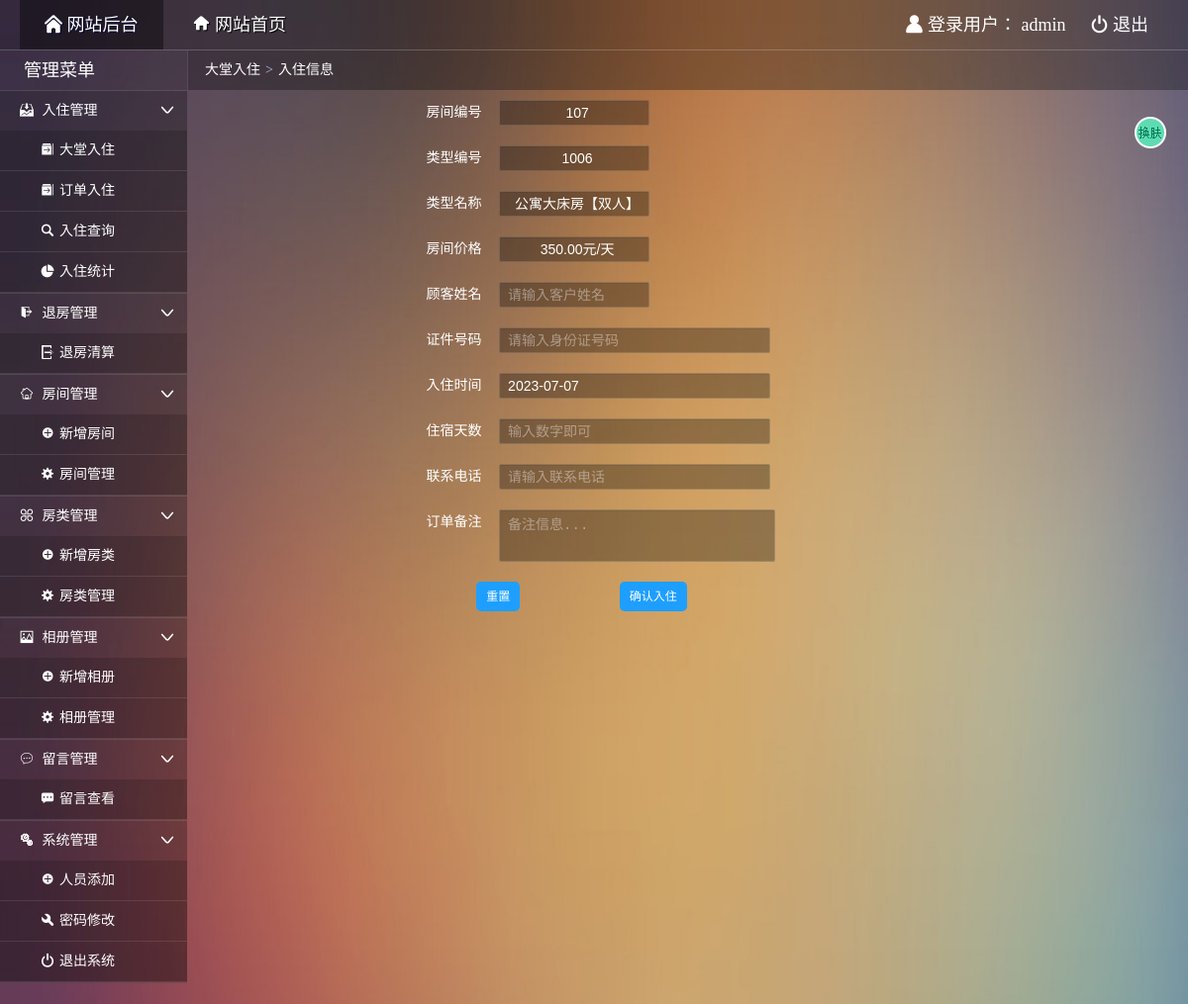
Page /admin/admin_order.php?orid=107 (signed in) on the committed database.
### tables this page shows
CREATE TABLE `room` (
  `roomid` varchar(4) NOT NULL COMMENT '房间编号',
  `typeid` int NOT NULL COMMENT '类型标识',
  `status` char(1) NOT NULL COMMENT '是否入住',
  `remarks` varchar(500) DEFAULT NULL COMMENT '房间描述',
  `pic` varchar(100) NOT NULL COMMENT '房间图片',
  PRIMARY KEY (`roomid`),
  UNIQUE KEY `roomid` (`roomid`),
  KEY `FK_ROOM_TYPE` (`typeid`),
  CONSTRAINT `FK_ROOM_TYPE` FOREIGN KEY (`typeid`) REFERENCES `roomtype` (`typeid`)
);

CREATE TABLE `roomtype` (
  `typeid` int NOT NULL AUTO_INCREMENT COMMENT '类型标识',
  `typename` varchar(20) NOT NULL COMMENT '类型名称',
  `area` varchar(2) NOT NULL COMMENT '房间面积',
  `hasNet` char(1) NOT NULL DEFAULT '有' COMMENT '网络',
  `hasTV` char(1) NOT NULL DEFAULT '有' COMMENT '有线电视',
  `price` decimal(8,2) NOT NULL COMMENT '价格',
  `totalnum` int NOT NULL COMMENT '房间数量',
  `leftnum` int NOT NULL COMMENT '剩余数量',
  PRIMARY KEY (`typeid`)
);

### admin/admin_order.php (the view, shortened to what this page needs)
<!doctype html>
<html>
<head>
  <link rel="stylesheet" type="text/css" href="css/common.css"/>
  <link rel="stylesheet" type="text/css" href="css/main.css"/>
</head>
<body>
  <div class="topbar-wrap white">
    <div class="topbar-inner clearfix">
      <div class="topbar-logo-wrap clearfix">
        <ul class="navbar-list clearfix">
          <li><a class="on" href="admin_index.php"><i class="icon-font">&#xe622;</i> 网站后台</a></li>
          <li><a href="../index.php" target="_blank"><i class="icon-font">&#xe681;</i> 网站首页</a></li>
        </ul>
      </div>
      <div class="top-info-wrap">
        <ul class="top-info-list clearfix">
          <li><i class="icon-font">&#xe607;</i> 登录用户：
            <?php
            if($_SESSION["aname"]){
              echo $_SESSION["aname"];
            }else{
              header("location:index.php");
              exit;
            }
            ?>
            </li>
          <li><a href="admin_logout.php"><i class="icon-font">&#xe638;</i> 退出</a></li>
        </ul>
      </div>
    </div>
  </div>
  <div class="container clearfix">
    <?php
      require("../dbconnect.php");
      $sql="select a.roomid,b.typeid,b.typename,b.price from room a,roomtype b where a.typeid=b.typeid and a.roomid='".$_GET["orid"]."'";
      $arr=mysqli_query($db_link,$sql);
      $rows=mysqli_fetch_row($arr);
    ?>
    <div class="main-wrap">
      <div class="crumb-wrap">
        <div class="crumb-list"><i class="icon-font"></i><a href="admin_addn.php">大堂入住</a><span class="crumb-step">&gt;</span><span class="crumb-name">入住信息</span></div>
      </div>
      <div class="result-wrap">
        <form id="myform" name="myform" method="post" action="insert.php">
        <ul class='order'>
          <li>
            <label for="roomid">房间编号&emsp;</label>
            <input name="roomid" type="text" class='jz' readonly id="roomid" value="<?php echo $_GET["orid"] ?>" size="15" maxlength="20" />
          </li>
          <li>
            <label for="typeid">类型编号&emsp;</label>
            <input class='jz' name="typeid" type="text" id="typeid" readonly value="<?php echo $rows[1] ?>" size="15" maxlength="20" />
          </li>
          <li>
            <label for="typename">类型名称&emsp;</label>
            <input class='jz' name="typename" type="text" id="typename" readonly value="<?php echo $rows[2] ?>" size="15" maxlength="20" />
          </li>
          <li>
            <label for="price">房间价格&emsp;</label>
            <input class='jz' name="price" type="text" id="price" readonly value="<?php echo $rows[3].'元/天' ?>" size="15" maxlength="20" />
          </li>
          <li>
            <label for="cname">顾客姓名&emsp;</label>
            <input name="name" type="text" required placeholder="请输入客户姓名" id="cname" size="15" maxlength="30" />
          </li>
          <li>
            <label for="cardid">证件号码&emsp;</label>
            <input placeholder="请输入身份证号码" required name="card" type="text" id="cardid" size="30" maxlength="50" />
          </li>
          <li>
            <label for="entertime">入住时间&emsp;</label>
            <input name="checkin" type="text" id="entertime"  value=<?php echo date("Y-m-d"); ?> size="30" maxlength="50" />
          </li>
          <li>
            <label for="days">住宿天数&emsp;</label>
            <input name="days" type="text" id="days" required placeholder="输入数字即可" size="30" maxlength="2" />
          </li>
          <li>
            <label for="phone">联系电话&emsp;</label>
            <input name="phone" type="text" id="phone" required placeholder="请输入联系电话" size="30" maxlength="50" />
          </li>
          <li>
            <label for="message-field">订单备注&emsp;</label>
            <textarea id="message-field" placeholder="备注信息..." name="content"></textarea>
          </li>
          <li>
            <input type="reset" class='reset' name="submit2" id="button2" value="重置" />
            <input type="submit" name="submit" id="button" value="确认入住" onclick="return validate()" />
          </li>
        </ul>
        </form>
      </div>
    </div>
  </div>
</body>
</html>

### admin/css/common.css (style rules this page uses)
html { height:100%; }
body { width:100%;font:14px/1.5 '微软雅黑';word-wrap:break-word;word-break:break-all;-webkit-text-size-adjust:none;background-color: #54364a;background-repeat: no-repeat;background-size:100% 200%;color:#fff; }
body,dl,dd,h1,h2,h3,h4,h5,h6,p,form,ul,ol,blockquote { margin:0 }
input,select,textarea { font-size:14px;color:#333 }
input { vertical-align:middle;padding:2px;margin:0 }
select,input,button { font:14px/20px Verdana,Simsun,Helvetica,Arial,sans-serif; }
em,i,cite,blockquote { font-style:normal }
ul,ol,li { list-style:none outside;padding:0 }
h1,h2,h3,h4,h5,h6 { font-size:100% }
textarea { overflow-y:auto;padding:3px }
a { color:#fff;text-decoration:none;outline:0 }
.clearfix:after { content:".";display:block;height:0;clear:both;visibility:hidden; }
.clearfix { *height:1%; }
.white,.white a:link,.white a:visited { color:#fff; }
.icon-font { font-family:'iconfont'; speak:none; font-weight:400; font-style:normal; font-variant:normal; text-transform:none; line-height:1; -webkit-font-smoothing:antialiased; }
.topbar-wrap { height:50px;line-height:50px;background:rgba(0, 0, 0, 0.3);border-bottom: 1px solid rgba(255, 255, 255, 0.2); }
.topbar-logo-wrap { float:left; }
.topbar-inner { font-size:18px;padding:0 20px; }
.navbar-list { float:left; }
.top-info-wrap { float:right; }
.navbar-list li { float:left; }
.navbar-list li a { float:left;margin-right:5px;padding:0 25px;text-shadow:1px 1px 1px #000; }
.navbar-list li a.on { color:#fff;text-shadow:1px 1px 1px #003;background:rgba(0,0,0,0.4); }
.top-info-list li { float:left; }
.top-info-list li a { float:left;margin-left:5px;padding:0 20px;display:inline;zoom:1; }
textarea,input[type="file"],input[type="text"],input[type="password"],input[type="datetime"],input[type="datetime-local"],input[type="date"],input[type="month"],input[type="time"],input[type="week"],input[type="number"],input[type="email"],input[type="url"],input[type="search"],input[type="tel"],input[type="color"],.uneditable-input { padding-left:8px;color:#fff;background-color:rgba(0, 0, 0, 0.3);border-radius: 2px;border:1px solid rgba(255,255,255,.15);-webkit-box-shadow:inset 0 1px 1px rgba(0,0,0,0.075);-moz-box-shadow:inset 0 1px 1px rgba(0,0,0,0.075);box-shadow:inset 0 1px 1px rgba(0,0,0,0.075);-webkit-transition:border linear 0.2s,box-shadow linear 0.2s;-moz-transition:border linear 0.2s,box-shadow linear 0.2s;-o-transition:border linear 0.2s,box-shadow linear 0.2s;transition:border linear 0.2s,box-shadow linear 0.2s; }
input[type="text"].jz { padding-left:8px;color:#fff;background-color: rgba(0, 0, 0, 0.3);text-align: center;border-radius: 2px; }
textarea { resize: none;vertical-align: top;width: 266px;height:45px;vertical-align:top; }

### admin/css/main.css (style rules this page uses)
.sidebar-wrap { float: left;width: 189px;background: rgba(0, 0, 0, 0.20); }
.main-wrap { margin-left: 190px;min-height:100%; }
.sidebar-title { border-bottom: 1px solid rgba(255, 255, 255, 0.1);height: 40px;line-height: 40px;text-indent:1em;font-size: 24px;text-align: left; }
.sidebar-title h1 { font-weight: normal;font-size:18px; }
.sidebar-list li { background-color: rgba(0, 0, 0, 0.1);border-bottom: 1px solid rgba(255, 255, 255, 0.1); }
.sidebar-list li .icon-font { margin-right: 5px;color: #fff;font-size: 14px; }
.sidebar-list li a { padding: 0 15px 0 20px;display: block;color:#fff;height: 40px;line-height: 40px;position: relative; }
.sub-menu { background:rgba(0, 0, 0, 0.15); }
.sub-menu li { padding-left: 21px;background-color: rgba(0, 0, 0, 0.01);border-bottom: 1px solid rgba(255, 255, 255, 0.1); }
.sub-menu .icon-font { font-size: 11px; }
.crumb-wrap { height: 40px;line-height: 39px;background: rgba(0,0,0,0.3); }
.crumb-list { padding-left: 12px; }
.crumb-step { margin: 0 5px;color: #b2c2e0;font-family: serif; }
.result-wrap { padding:0 19px; }
.order>li { padding: 10px 0; }
.order>li>label { vertical-align: middle; display: inline-block; width: 30%; text-align: right; height: 26px; line-height: 26px; }
input[type="submit"],input[type="reset"],.order>li>.fjtp,.tf { background-color: #1E9FFF; display: inline-block; text-align: center; height: 30px; line-height: 30px; padding: 0 10px 0; border-radius: 5px; font-size: 12px; border: none; color: #fff; cursor: pointer; }
.reset { margin-left: 28%; margin-right: 10%; }
.icon { position: absolute; right: 8px; top: 12px; }
.set-btn { width: 32px;height: 32px;cursor: pointer;position: fixed;right: 22px;top: 118px;overflow: hidden;background-image: url(../img/s1.png);animation:setbtn 4s linear 0s infinite; }

### rows in the picture
room: typeid "1006", typename "公寓大床房【双人】", price "350.00元/天"

### other values in the picture
$_SESSION["aname"] "admin"
